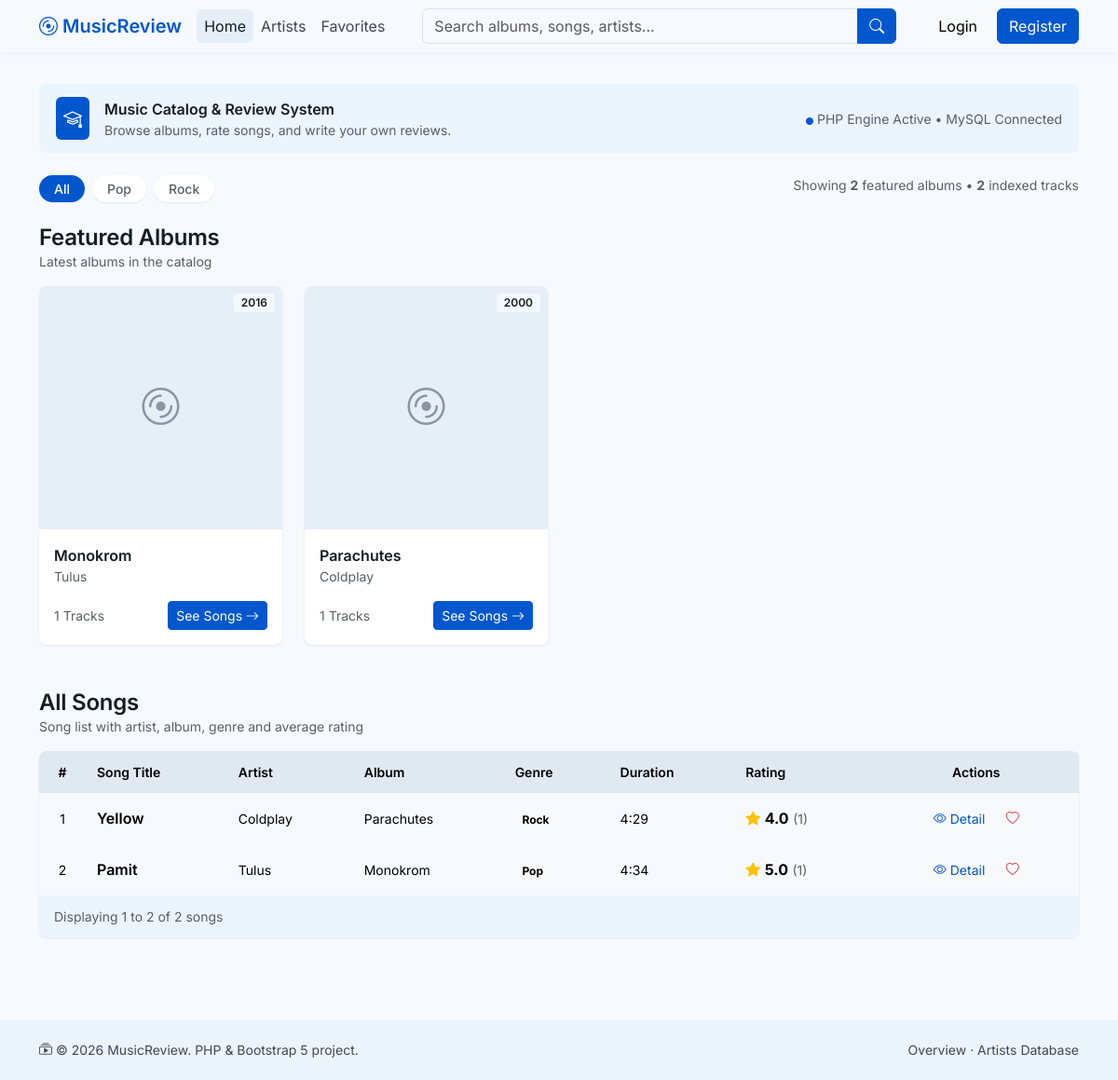
The page / on the database its author committed.
### tables this page shows
CREATE TABLE `genres` (
  `id_genre` int(11) NOT NULL,
  `nama_genre` varchar(50) NOT NULL,
  `deskripsi` text DEFAULT NULL
);

CREATE TABLE `albums` (
  `id_album` int(11) NOT NULL,
  `id_artist` int(11) NOT NULL,
  `nama_album` varchar(100) NOT NULL,
  `tanggal_rilis` date DEFAULT NULL,
  `cover_album` varchar(255) DEFAULT NULL,
  `deskripsi` text DEFAULT NULL
);

CREATE TABLE `artists` (
  `id_artist` int(11) NOT NULL,
  `nama_artist` varchar(100) NOT NULL,
  `bio` text DEFAULT NULL,
  `negara` varchar(50) DEFAULT NULL,
  `foto_artist` varchar(255) DEFAULT NULL
);

CREATE TABLE `songs` (
  `id_song` int(11) NOT NULL,
  `id_album` int(11) NOT NULL,
  `id_genre` int(11) NOT NULL,
  `judul_lagu` varchar(150) NOT NULL,
  `durasi` time DEFAULT NULL,
  `tanggal_rilis` date DEFAULT NULL
);

### index.php (the view, shortened to what this page needs)
<?php
require "koneksi.php";
$cari     = trim($_GET["cari"] ?? "");
$id_genre = (int)($_GET["genre"] ?? 0);
$hal      = max(1, (int)($_GET["hal"] ?? 1));
$per_hal  = 8;
$genres = ambil_semua("SELECT * FROM genres ORDER BY nama_genre");
$albums = ambil_semua("SELECT al.*, ar.nama_artist,
        (SELECT COUNT(*) FROM songs s WHERE s.id_album = al.id_album) AS jml_lagu
    FROM albums al JOIN artists ar ON al.id_artist = ar.id_artist
    ORDER BY al.tanggal_rilis DESC, al.id_album DESC LIMIT 4");
$dari  = "FROM songs s
          JOIN albums al ON s.id_album = al.id_album
          JOIN artists ar ON al.id_artist = ar.id_artist
          JOIN genres g ON s.id_genre = g.id_genre";
$where  = "WHERE 1=1";
$params = [];
$total = ambil_satu("SELECT COUNT(*) AS n $dari $where", $params)["n"];
$mulai = ($hal - 1) * $per_hal;
$lagu  = ambil_semua("SELECT s.id_song, s.judul_lagu, s.durasi, ar.nama_artist, al.nama_album, g.nama_genre,
        (SELECT ROUND(AVG(nilai_rating), 1) FROM ratings r WHERE r.id_song = s.id_song) AS rata,
        (SELECT COUNT(*) FROM ratings r WHERE r.id_song = s.id_song) AS jml_rating
    $dari $where ORDER BY s.id_song DESC LIMIT $mulai, $per_hal", $params);
$favorit = daftar_favorit_user();
function link_genre($id, $cari) {
    $q = [];
    if ($id > 0) $q["genre"] = $id;
    return "index.php" . ($q ? "?" . http_build_query($q) : "");
}
include "includes/header.php";
?>
<div class="banner d-flex flex-column flex-md-row justify-content-between align-items-md-center gap-2 mb-4">
    <div class="d-flex align-items-center gap-3">
        <div class="bg-primary text-white rounded p-2"><i class="bi bi-mortarboard fs-5"></i></div>
        <div>
            <div class="fw-semibold">Music Catalog &amp; Review System</div>
            <div class="teks-kecil">Browse albums, rate songs, and write your own reviews.</div>
        </div>
    </div>
    <div class="teks-kecil"><i class="bi bi-circle-fill text-primary" style="font-size:8px"></i> PHP Engine Active &bull; MySQL Connected</div>
</div>
<div class="d-flex justify-content-between flex-wrap gap-2 mb-4">
    <div class="d-flex flex-wrap gap-2">
        <a href="<?= link_genre(0, $cari) ?>" class="pill <?= $id_genre == 0 ? 'aktif' : '' ?>">All</a>
        <?php foreach ($genres as $g) { ?>
            <a href="<?= link_genre($g['id_genre'], $cari) ?>" class="pill <?= $id_genre == $g['id_genre'] ? 'aktif' : '' ?>"><?= e($g["nama_genre"]) ?></a>
        <?php } ?>
    </div>
    <div class="teks-kecil">Showing <strong><?= count($albums) ?></strong> featured albums &bull; <strong><?= $total ?></strong> indexed tracks</div>
</div>
<h2 class="h4 judul-seksi mb-0">Featured Albums</h2>
<p class="teks-kecil mb-3">Latest albums in the catalog</p>
<div class="row g-4 mb-5">
    <?php foreach ($albums as $a) { ?>
        <div class="col-6 col-lg-3">
            <div class="kartu kartu-hover h-100 d-flex flex-column overflow-hidden">
                <div class="kotak-gambar">
                    <?= gambar("cover", $a["cover_album"], "disc") ?>
                    <?php if ($a["tanggal_rilis"]) { ?><span class="tag-tahun"><?= date("Y", strtotime($a["tanggal_rilis"])) ?></span><?php } ?>
                </div>
                <div class="p-3 d-flex flex-column flex-grow-1 justify-content-between">
                    <div>
                        <div class="fw-semibold text-truncate"><?= e($a["nama_album"]) ?></div>
                        <div class="teks-kecil text-truncate"><?= e($a["nama_artist"]) ?></div>
                    </div>
                    <div class="d-flex justify-content-between align-items-center mt-3">
                        <span class="teks-kecil"><?= $a["jml_lagu"] ?> Tracks</span>
                        <a href="detail_album.php?id=<?= $a['id_album'] ?>" class="btn btn-primary btn-sm">See Songs <i class="bi bi-arrow-right"></i></a>
                    </div>
                </div>
            </div>
        </div>
    <?php } ?>
</div>
<h2 class="h4 judul-seksi mb-0">All Songs</h2>
<p class="teks-kecil mb-3">
    <?php if ($cari != "") { ?>Search results for "<strong><?= e($cari) ?></strong>" <a href="index.php">(reset)</a><?php } else { ?>Song list with artist, album, genre and average rating<?php } ?>
</p>
<div class="tabel-mr mb-5">
    <div class="table-responsive">
        <table class="table">
            <thead>
                <tr>
                    <th class="text-center" style="width:50px">#</th>
                    <th>Song Title</th><th>Artist</th><th>Album</th><th>Genre</th><th>Duration</th><th>Rating</th>
                    <th class="text-center">Actions</th>
                </tr>
            </thead>
            <tbody>
                <?php foreach ($lagu as $i => $l) { ?>
                    <tr>
                        <td class="text-center teks-kecil"><?= $mulai + $i + 1 ?></td>
                        <td class="fw-semibold"><?= e($l["judul_lagu"]) ?></td>
                        <td class="teks-kecil"><?= e($l["nama_artist"]) ?></td>
                        <td class="teks-kecil"><?= e($l["nama_album"]) ?></td>
                        <td><span class="badge rounded-pill text-bg-light"><?= e($l["nama_genre"]) ?></span></td>
                        <td class="teks-kecil"><?= format_durasi($l["durasi"]) ?></td>
                        <td>
                            <?php if ($l["jml_rating"] > 0) { ?>
                                <i class="bi bi-star-fill text-warning"></i> <strong><?= $l["rata"] ?></strong>
                                <span class="teks-kecil">(<?= $l["jml_rating"] ?>)</span>
                            <?php } else { ?><span class="teks-kecil">No ratings</span><?php } ?>
                        </td>
                        <td class="text-center text-nowrap">
                            <a href="detail_lagu.php?id=<?= $l['id_song'] ?>" class="btn btn-sm btn-light text-primary"><i class="bi bi-eye"></i> Detail</a>
                            <?= tombol_favorit($l["id_song"], in_array($l["id_song"], $favorit)) ?>
                        </td>
                    </tr>
                <?php } ?>
            </tbody>
        </table>
    </div>
    <div class="bawah">
        <span>Displaying <?= $lagu ? $mulai + 1 : 0 ?> to <?= $mulai + count($lagu) ?> of <?= $total ?> songs</span>
    </div>
</div>
<?php include "includes/footer.php"; ?>

### includes/header.php (shortened to what this page needs)
<?php
$halaman = basename($_SERVER["SCRIPT_NAME"]);
?>
<!DOCTYPE html>
<html lang="en">
<head>
    <link href="https://cdn.jsdelivr.net/npm/bootstrap@5.3.3/dist/css/bootstrap.min.css" rel="stylesheet">
    <link href="https://cdn.jsdelivr.net/npm/bootstrap-icons@1.11.3/font/bootstrap-icons.css" rel="stylesheet">
    <link href="css/style.css" rel="stylesheet">
</head>
<body>
<nav class="navbar navbar-expand-lg fixed-top navbar-mr">
    <div class="container">
        <a class="navbar-brand fw-semibold text-primary" href="index.php">
            <i class="bi bi-disc"></i> MusicReview
        </a>
        <div class="collapse navbar-collapse" id="menuUtama">
            <ul class="navbar-nav me-3">
                <li class="nav-item"><a class="nav-link <?= $halaman == 'index.php' ? 'active' : '' ?>" href="index.php">Home</a></li>
                <li class="nav-item"><a class="nav-link <?= in_array($halaman, ['artists.php', 'detail_artist.php']) ? 'active' : '' ?>" href="artists.php">Artists</a></li>
                <li class="nav-item"><a class="nav-link <?= $halaman == 'profil.php' ? 'active' : '' ?>" href="profil.php">Favorites</a></li>
            </ul>
            <form class="d-flex flex-grow-1 mx-lg-3 my-2 my-lg-0" action="index.php" method="get">
                <div class="input-group">
                    <input type="text" name="cari" class="form-control" placeholder="Search albums, songs, artists..." value="<?= e($_GET['cari'] ?? '') ?>">
                    <button class="btn btn-primary"><i class="bi bi-search"></i></button>
                </div>
            </form>
            <div class="d-flex align-items-center gap-2 ms-lg-3">
                <?php if (isset($_SESSION["id_user"])) { ?>
                    <div class="dropdown">
                        <a class="btn btn-light dropdown-toggle" href="#" data-bs-toggle="dropdown">
                            <i class="bi bi-person-circle"></i> <?= e($_SESSION["username"]) ?>
                        </a>
                        <ul class="dropdown-menu dropdown-menu-end">
                            <li><a class="dropdown-item" href="profil.php">My Profile</a></li>
                            <?php if ($_SESSION["role"] == "admin") { ?>
                                <li><a class="dropdown-item" href="admin/index.php">Admin Panel</a></li>
                            <?php } ?>
                            <li><hr class="dropdown-divider"></li>
                            <li><a class="dropdown-item text-danger" href="logout.php">Logout</a></li>
                        </ul>
                    </div>
                <?php } else { ?>
                    <a class="btn btn-light" href="login.php">Login</a>
                    <a class="btn btn-primary" href="register.php">Register</a>
                <?php } ?>
            </div>
        </div>
    </div>
</nav>
<main class="container konten">

### koneksi.php (shortened to what this page needs)
<?php
$host     = "localhost";
$user     = "root";
$pass     = "";
$nama_db  = "musicreview";
$koneksi = mysqli_connect($host, $user, $pass, $nama_db);
mysqli_set_charset($koneksi, "utf8mb4");
function jalankan($sql, $params = []) {
    global $koneksi;
    $stmt = mysqli_prepare($koneksi, $sql);
    if (!mysqli_stmt_execute($stmt)) return false;
    return $stmt;
}
function ambil_semua($sql, $params = []) {
    $stmt = jalankan($sql, $params);
    $hasil = mysqli_stmt_get_result($stmt);
    return $hasil ? mysqli_fetch_all($hasil, MYSQLI_ASSOC) : [];
}
function ambil_satu($sql, $params = []) {
    $data = ambil_semua($sql, $params);
    return $data ? $data[0] : null;
}
function e($teks) {
    return htmlspecialchars($teks ?? "", ENT_QUOTES, "UTF-8");
}
function format_durasi($waktu) {
    list($j, $m, $d) = explode(":", $waktu);
    return ((int)$j * 60 + (int)$m) . ":" . $d;
}
function gambar($folder, $file, $ikon = "music-note-beamed", $base = "") {
    return '<div class="img-kosong"><i class="bi bi-' . $ikon . '"></i></div>';
}
function tombol_favorit($id_song, $sudah_favorit, $base = "") {
    $ikon = $sudah_favorit ? "heart-fill" : "heart";
    return '<form method="post" action="' . $base . 'favorit.php" class="d-inline">'
         . '<input type="hidden" name="id_song" value="' . (int)$id_song . '">'
         . '<input type="hidden" name="kembali" value="' . e($_SERVER["REQUEST_URI"]) . '">'
         . '<button class="btn btn-sm btn-light text-danger" title="Favorite"><i class="bi bi-' . $ikon . '"></i></button>'
         . '</form>';
}
function daftar_favorit_user() {
    $hasil = [];
    return $hasil;
}

### includes/footer.php (shortened to what this page needs)
</main>
<footer class="footer-mr">
    <div class="container d-flex flex-column flex-md-row justify-content-between gap-2">
        <span><i class="bi bi-collection-play"></i> &copy; <?= date("Y") ?> MusicReview. PHP &amp; Bootstrap 5 project.</span>
        <span>
            <a href="index.php">Overview</a> &middot;
            <a href="artists.php">Artists Database</a>
        </span>
    </div>
</footer>
</body>
</html>

### css/style.css (style rules this page uses)
:root { --bs-primary: #0057cd; --bs-primary-rgb: 0, 87, 205; --bs-link-color: #0057cd; --bs-link-hover-color: #00419e; --bs-body-font-family: 'Inter', sans-serif; --bs-body-bg: #f6faff; --bs-body-color: #141d23; --mr-low: #ecf5fe; --mr-container: #e6eff8; --mr-high: #e0e9f2; }
body { background: #f6faff; }
.btn-primary { --bs-btn-bg: #0057cd; --bs-btn-border-color: #0057cd; --bs-btn-hover-bg: #00419e; --bs-btn-hover-border-color: #00419e; --bs-btn-active-bg: #00419e; }
.text-primary { color: #0057cd !important; }
.bg-primary { background-color: #0057cd !important; }
.navbar-mr { background: rgba(246, 250, 255, .92); backdrop-filter: blur(12px); box-shadow: 0 1px 8px rgba(0, 0, 0, .05); }
.navbar-mr .nav-link { border-radius: 6px; color: #424655; padding: 6px 14px; }
.navbar-mr .nav-link.active, .navbar-mr .nav-link:hover { background: var(--mr-container); color: #141d23; }
.konten { padding-top: 90px; padding-bottom: 40px; min-height: 80vh; }
.footer-mr { background: var(--mr-low); padding: 22px 0; color: #424655; font-size: 14px; }
.footer-mr a { color: #424655; text-decoration: none; }
.kartu { background: #fff; border-radius: 8px; box-shadow: 0 1px 3px rgba(0, 0, 0, .08); }
.kartu-hover { transition: box-shadow .2s; }
.banner { background: var(--mr-low); border-radius: 8px; padding: 14px 18px; }
.judul-seksi { font-weight: 600; letter-spacing: -.01em; }
.kotak-gambar { aspect-ratio: 1 / 1; background: var(--mr-container); overflow: hidden; position: relative; }
.img-kosong { width: 100%; height: 100%; display: flex; align-items: center; justify-content: center; background: var(--mr-container); color: #8b95a3; font-size: 2.5rem; }
.tag-tahun { position: absolute; top: 8px; right: 8px; background: rgba(246, 250, 255, .92); padding: 1px 8px; border-radius: 4px; font-size: 12px; font-weight: 600; }
.pill { display: inline-block; padding: 4px 16px; border-radius: 20px; background: #fff; color: #575f67; font-size: 14px; font-weight: 500; text-decoration: none; box-shadow: 0 1px 2px rgba(0, 0, 0, .08); }
.pill.aktif { background: #0057cd; color: #fff; }
.tabel-mr { background: #fff; border-radius: 8px; overflow: hidden; box-shadow: 0 1px 3px rgba(0, 0, 0, .08); }
.tabel-mr table { margin-bottom: 0; }
.tabel-mr thead th { background: var(--mr-high); font-weight: 600; font-size: 14px; padding: 12px; border: 0; }
.tabel-mr tbody td { padding: 12px; vertical-align: middle; border: 0; }
.tabel-mr tbody tr:nth-child(even) { background: var(--mr-low); }
.tabel-mr .bawah { background: var(--mr-low); padding: 12px 16px; display: flex; justify-content: space-between; align-items: center; flex-wrap: wrap; gap: 8px; font-size: 14px; color: #575f67; }
.teks-kecil { font-size: 14px; color: #575f67; }

### rows shown on the page
genres: nama_genre "Pop"
genres: nama_genre "Rock"
albums: tanggal_rilis "2016", nama_album "Monokrom", id_artist.nama_artist "Tulus", jml_lagu "1"
albums: tanggal_rilis "2000", nama_album "Parachutes", id_artist.nama_artist "Coldplay", jml_lagu "1"
songs: i "1", judul_lagu "Yellow", artists.nama_artist "Coldplay", id_album.nama_album "Parachutes", id_genre.nama_genre "Rock", durasi "4:29", rata "4.0", jml_rating "1"
songs: i "2", judul_lagu "Pamit", artists.nama_artist "Tulus", id_album.nama_album "Monokrom", id_genre.nama_genre "Pop", durasi "4:34", rata "5.0", jml_rating "1"

### other values the page prints
count($albums) "2"
$total "2"
$mulai + 1 "1"
$mulai + count($lagu) "2"
